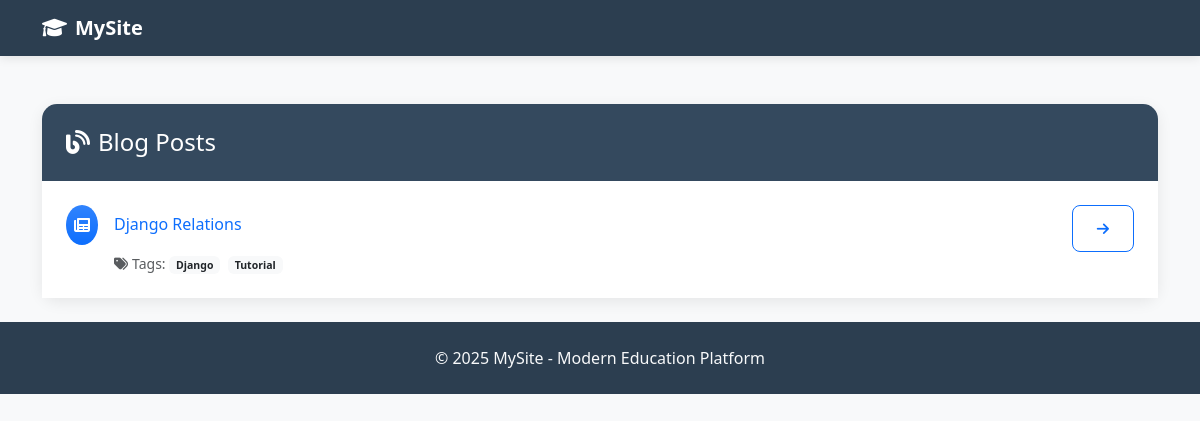
/blogs/, run on an earlier commit of the app's database.
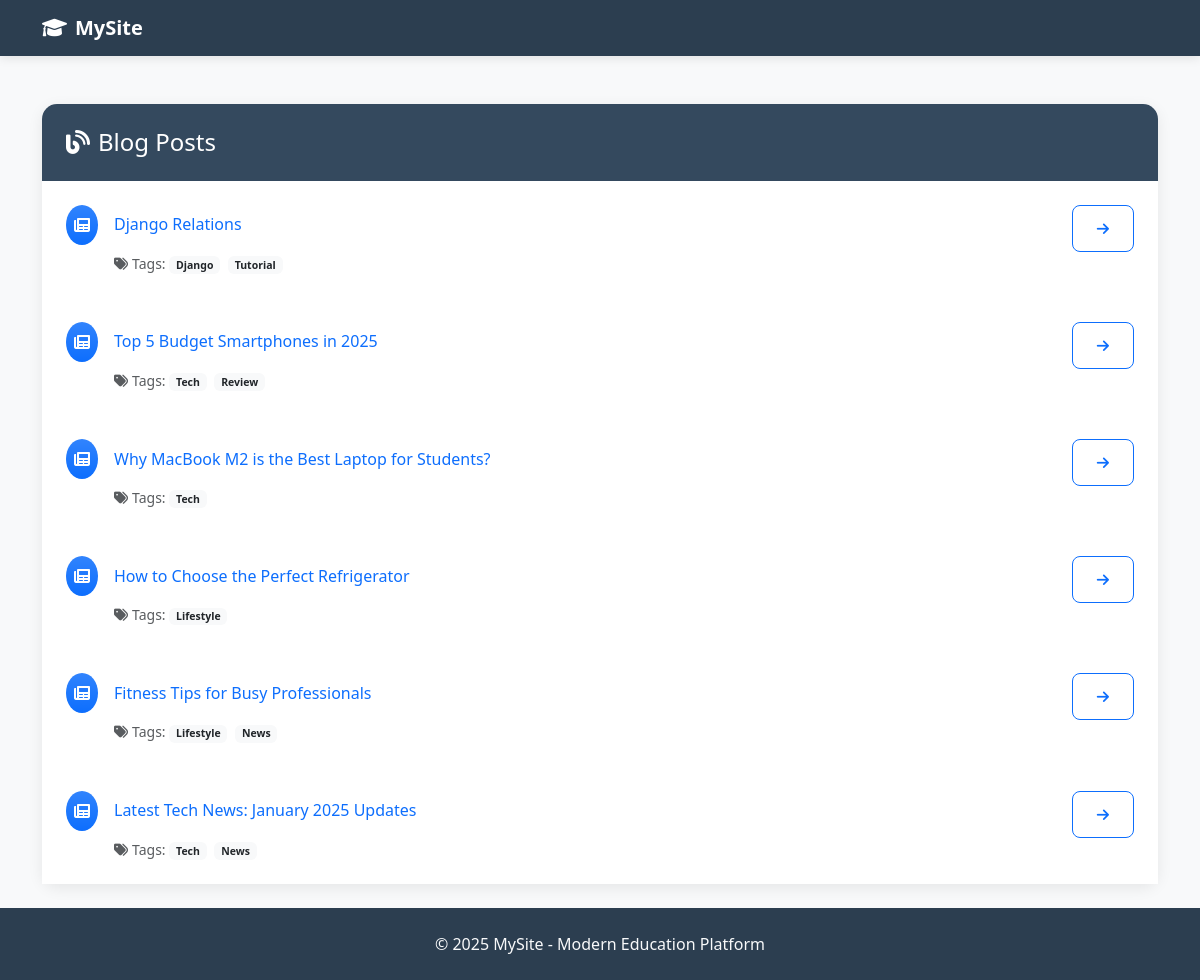
And on a later commit of the database.
### main/models.py (models this page shows, shortened)
class BlogPost(models.Model):
    title   = models.CharField(max_length=250)
    body    = models.TextField()
    tags    = models.ManyToManyField(Tag, related_name='posts', blank=True)
    published = models.DateTimeField(auto_now_add=True)

class Tag(models.Model):
    name = models.CharField(max_length=50, unique=True)
    slug = models.SlugField(max_length=60, unique=True)

### main/views.py (the view)
# urls.py: path('blogs/', views.blog_list, name='blog_list'),
def blog_list(request):
    posts = BlogPost.objects.all().prefetch_related('tags')
    return render(request, 'main/blog_list.html', {'posts': posts})

### templates/main/blog_list.html (shortened to what this page needs)
{% extends "base.html" %}
{% block content %}
<div class="modern-card">
  <div class="card-header-modern">
    <h4 class="mb-0">
      <i class="fas fa-blog me-2"></i>Blog Posts
    </h4>
  </div>
  <div class="list-group list-group-flush">
    {% for post in posts %}
      <div class="list-group-item border-0 p-4">
        <div class="d-flex justify-content-between align-items-start">
          <div class="flex-grow-1">
            <div class="d-flex align-items-center mb-2">
              <div class="bg-primary bg-gradient rounded-circle p-2 me-3">
                <i class="fas fa-newspaper text-white"></i>
              </div>
              <h6 class="mb-0">
                <a href="{% url 'blog_detail' post.pk %}" class="text-decoration-none">{{ post.title }}</a>
              </h6>
            </div>
            <div class="small text-muted ms-5">
              <i class="fas fa-tags me-1"></i>Tags:
              {% for t in post.tags.all %}
                <span class="badge bg-light text-dark me-1">{{ t.name }}</span>
              {% empty %}
                <span>None</span>
              {% endfor %}
            </div>
          </div>
          <a href="{% url 'blog_detail' post.pk %}" class="btn btn-outline-primary btn-modern btn-sm">
            <i class="fas fa-arrow-right"></i>
          </a>
        </div>
      </div>
    {% endfor %}
  </div>
</div>
{% endblock %}

What changed in the data, as far as the page shows it:
added BlogPost: title "Top 5 Budget Smartphones in 2025"
added Tag: name "Tech"
added Tag: name "Review", shown under "Top 5 Budget Smartphones in 2025"
added BlogPost: title "Why MacBook M2 is the Best Laptop for Students?"
added BlogPost: title "How to Choose the Perfect Refrigerator"
added Tag: name "Lifestyle"
added BlogPost: title "Fitness Tips for Busy Professionals"
added Tag: name "News"
added BlogPost: title "Latest Tech News: January 2025 Updates"
